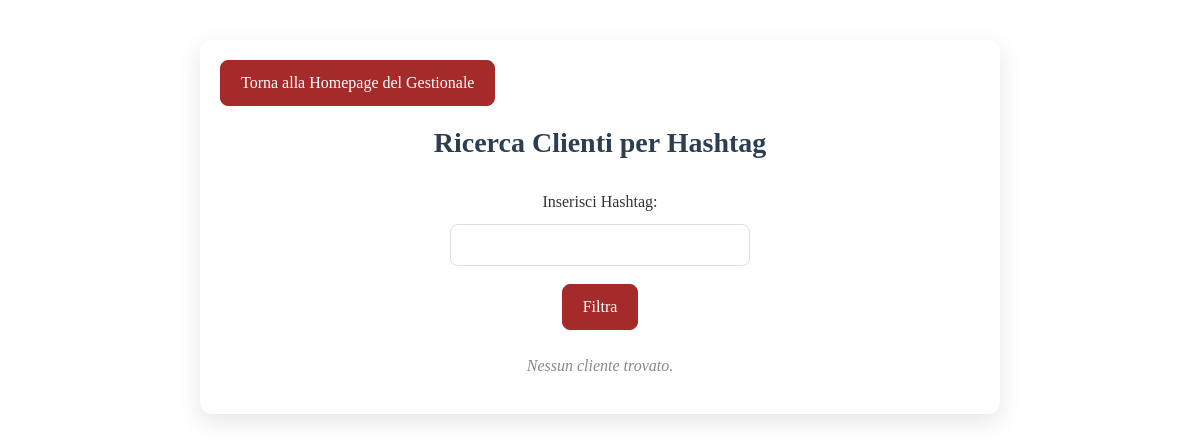
/gestionale/clienti/ricerca/ (signed in), run on an earlier commit of the app's database.
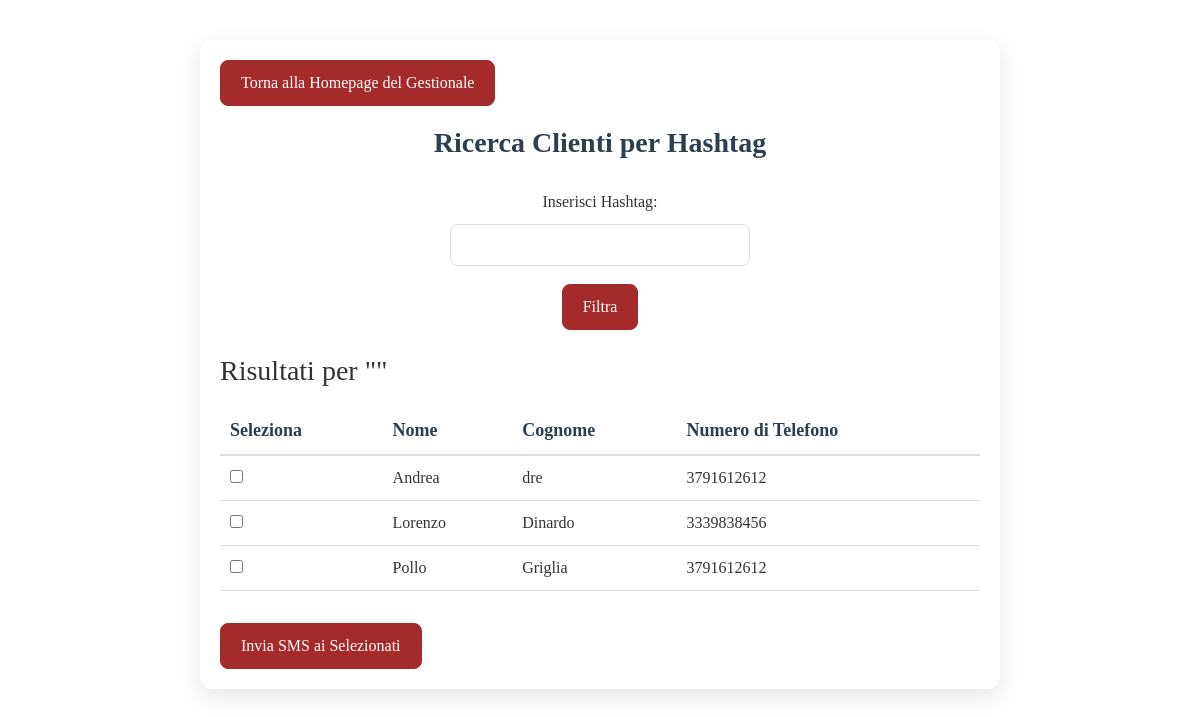
And on a later commit of the database.
### gestionale/models.py (models this page shows, shortened)
class Customer(models.Model):
    first_name = models.CharField(max_length=100)
    last_name = models.CharField(max_length=100)
    phone_number = models.CharField(max_length=20)
    hashtag = models.CharField(max_length=100, blank=True, null=True, default="")
    numero_prenotazioni = models.IntegerField(default=0)

### gestionale/views.py (the view)
# urls.py: path('clienti/ricerca/', views.search_customers_by_hashtag, name='search_customers_by_hashtag'),
@login_required
def search_customers_by_hashtag(request):
    hashtag_query = request.GET.get('hashtag', '').strip()
    if hashtag_query:
        customers = Customer.objects.filter(hashtag__icontains=hashtag_query)
    else:
        customers = Customer.objects.all()
    hashtags = (
        Customer.objects
        .exclude(hashtag="")
        .values_list('hashtag', flat=True)
    )
    unique_hashtags = set(tag.strip() for tags in hashtags for tag in tags.split(',') if tag.strip())
    return render(request, 'gestionale/search_customers.html', {
        'customers': customers,
        'hashtag_query': hashtag_query,
        'unique_hashtags': unique_hashtags,
    })

### gestionale/templates/gestionale/search_customers.html (shortened to what this page needs)
{% extends "base.html" %}
{% load static %}
{% block css_files %}
    <link rel="stylesheet" href="{% static 'gestionale/shared.css' %}">
{% endblock %}
{% block content %}
<div class="reservation-container">
    <a href="{% url 'gestionale:gestionale' %}" class="back-to-home">Torna alla Homepage del Gestionale</a>
    <h2>Ricerca Clienti per Hashtag</h2>
    <form method="get" action="{% url 'gestionale:search_customers_by_hashtag' %}" class="date-selector-form">
        <label for="hashtag">Inserisci Hashtag:</label>
        <input type="text" id="hashtag" name="hashtag" value="{{ hashtag_query }}" class="form-control" list="suggested-hashtags" />
        <button type="submit" class="nav-button mt-2">Filtra</button>
    </form>
    {% if customers %}
        <form method="post" action="{% url 'gestionale:send_sms' %}">
            <h3 class="mt-4">Risultati per "{{ hashtag_query|default_if_none:'tutti i clienti' }}"</h3>
            <div class="reservation-list">
                <table class="table">
                    <thead>
                        <tr>
                            <th>Seleziona</th>
                            <th>Nome</th>
                            <th>Cognome</th>
                            <th>Numero di Telefono</th>
                        </tr>
                    </thead>
                    <tbody>
                        {% for customer in customers %}
                            <tr>
                                <td>
                                    <input type="checkbox" name="selected_customers" value="{{ customer.id }}">
                                </td>
                                <td>{{ customer.first_name }}</td>
                                <td>{{ customer.last_name }}</td>
                                <td>{{ customer.phone_number }}</td>
                            </tr>
                        {% endfor %}
                    </tbody>
                </table>
            </div>
            <button type="submit" class="nav-button mt-3">Invia SMS ai Selezionati</button>
        </form>
    {% else %}
        <p class="no-reservation mt-4">Nessun cliente trovato.</p>
    {% endif %}
</div>
{% endblock %}

What changed in the data, as far as the page shows it:
added Customer: first_name "Andrea", last_name "dre", phone_number "3791612612"
added Customer: first_name "Lorenzo", last_name "Dinardo", phone_number "3339838456"
added Customer: first_name "Pollo", last_name "Griglia", phone_number "3791612612"
Also different on the page:
text no longer shown: "Nessun cliente trovato."
text now shown: "Risultati per \" \" Seleziona Nome Cognome Numero di Telefono Invia SMS ai Selezionati"
